Frame 1 (no input): blank canvas, image omitted
Frame 60 (no input): blank canvas, image omitted
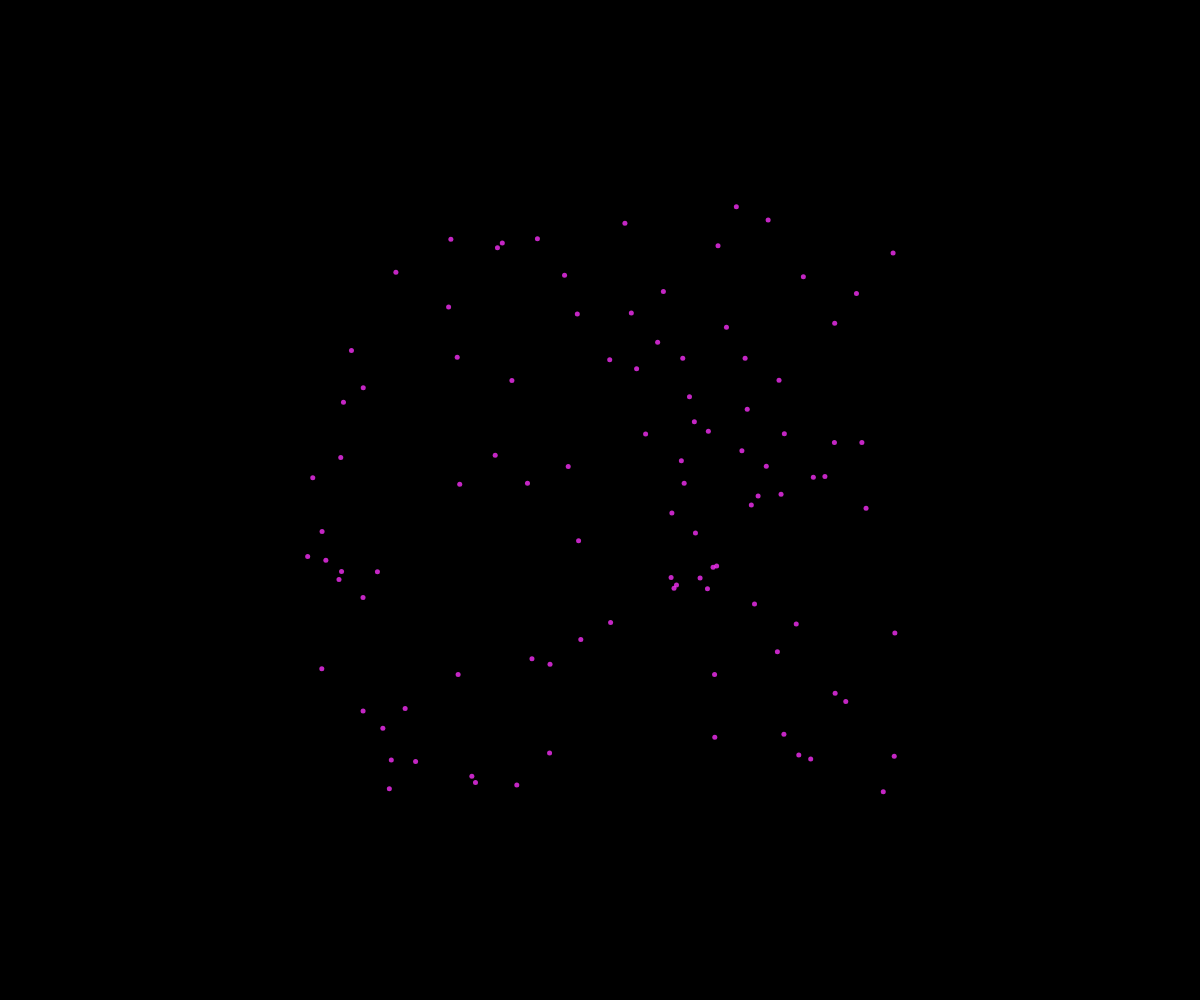
Frame 120 (the mouse pressed at the canvas centre since frame 60)

The p5.js sketch whose frames 1 and 60 were blank and that drew this single picture after the mouse press (run headless with seeded random() and noise() and a simulated clock; from frame 60 on, the mouse is pressed at the canvas centre):

// p5.js sketch
// ── sketch.js
let theFireworks = [];

function setup() {
  createCanvas(windowWidth, windowHeight);
}

function draw() {
  background(0,0,0);
  for(let i = theFireworks.length-1; i >= 0; i--){
    let particle = theFireworks[i];
    if(particle.isDead()){
      theFireworks.splice(i, 1);
    }
    else{
      particle.display();
    }
    particle.update();
  }
}

function mousePressed(){
  for(let i = 0; i < 100; i++){
    let dx = random(-5, 5);
    let dy = random(-5, 5);
    let particle = new Particle(mouseX, mouseY, dx, dy);
    theFireworks.push(particle);
  }
}

class Particle{
  constructor(x, y, dx, dy){
    this.x = x;
    this.y = y;
    this.dx = dx;
    this.dy = dy;
    this.size = 5;
    this.r = 255;
    this.g = 50;
    this.b = 255;
    this.alpha = 255;
  }
  display(){
    noStroke();
    fill(this.r, this.g, this.b, this.alpha);
    circle(this.x, this.y, this.size);
  }
  update(){
    this.x += this.dx;
    this.y += this.dy;
    this.alpha--;
  }
  isDead(){
    return this.alpha <= 0;
  }
}
